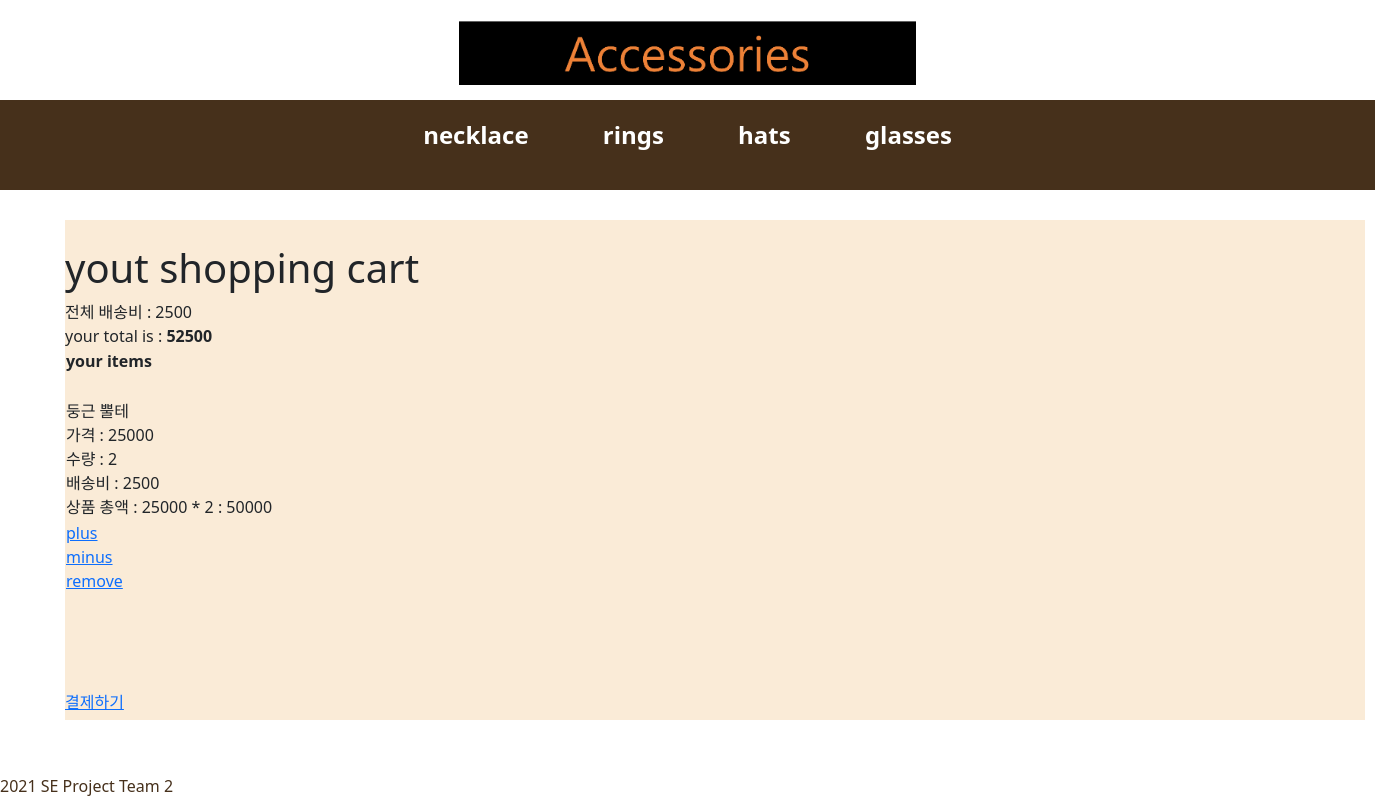
The page /cart/ (signed in) on the database its author committed.
### cartApp/models.py (models this page shows, shortened)
class CartItem(models.Model):
    product=models.ForeignKey(shop_product, on_delete=models.CASCADE)
    cart=models.ForeignKey(Cart, on_delete=models.CASCADE)
    quantity = models.IntegerField()
    shipping_fee=models.IntegerField(null=True)
    class Meta:
        db_table='cartItem'
    def sub_total(self):
        return self.product.price * self.quantity

### productApp/models.py (models this page shows)
class product(models.Model):
    CATEGORY_CHOICES=(
        ('rings', 'rings'),
        ('glasses', 'glasses'),
        ('hats', 'hats'),
        ('necklace', 'necklace'),
    )
    product_id=models.IntegerField(primary_key=True)
    name=models.CharField(max_length=50)
    thumbnail=models.ImageField(upload_to='thumbnail/')
    price=models.IntegerField()
    description=models.TextField()
    stock=models.IntegerField()
    salesamount=models.IntegerField()
    category=models.CharField(max_length=20, choices=CATEGORY_CHOICES)
    pubDate = models.DateTimeField(default=timezone.now)
    published=models.BooleanField(default=True)
    shipping_fee=models.IntegerField()
    status = models.IntegerField(
        choices=P_range.CHOICES,
        default=P_range.OPTION_0
    )

### cartApp/views.py (the view)
# urls.py: path('', cart_views.cart_detail, name='cart_detail'),
def cart_detail(request, total=0, counter=0, cart_items=None):
    cart_count=context_processors.counter(request)
    cart_count=int(cart_count)
    count={'cart_count':cart_count}
    if request.session.get('user_id') is None:
        errorMsg = "로그인 해주세요"
        return render(request, "error.html", {'errorMsg' : errorMsg})
    try:
        user_id=request.session.get('user_id')
        cart=Cart.objects.get(cart_id=user_id)
        cart_items=CartItem.objects.filter(cart=cart)
        for cart_item in cart_items:
            total+=(cart_item.product.price * cart_item.quantity)
            counter += cart_item.quantity
        if CartItem.objects.filter(cart=cart) :
            max_shipping=CartItem.objects.filter(cart=cart)
            max_shipping.aggregate(shipping_fee=Max('shipping_fee'))
            max_shipping=max_shipping.order_by('-shipping_fee')[0].shipping_fee
            total+=int(max_shipping)
            cart.total_shipping_fee=max_shipping
            cart.save()
    except Cart.DoesNotExist:
        cart= Cart.objects.create(
            cart_id=request.session.get('user_id')
        )
        cart.save()
    return render(request, 'cart.html', dict(cart=cart, cart_items=cart_items, total=total, count=count, cart_count=cart_count))

### cartApp/context_processors.py (called while the page is built)
def counter(request):
    item_count=0
    if 'admin' in request.path:
        return {}
    else:
        try:
            cart= Cart.objects.filter(cart_id=request.session.get('user_id'))
            cart_items = CartItem.objects.all().filter(cart=cart[:1])
            for cart_item in cart_items:
                item_count+=cart_item.quantity
        except Cart.DoesNotExist:
            item_count=0
    return item_count

### cartApp/templates/cart.html (shortened to what this page needs)
{% extends 'base.html' %}
{% block content%}
<section>
    {% if not cart_items %}
        <div>
            <br>
            <h1>
                your shopping cart is empty
            </h1>
            <br>
            <p>
                please click here to continue shopping
            </p>
        </div>
    {% else %}
        <div>
            <br>
            <h1>yout shopping cart</h1>
        </div>
        <div>
            <table>
                <thread>
                    <tr>
                        <th>
                            your items
                        </th>
                    </tr>
                </thread>
                <tbody>
                    {% for cart_item in cart_items %}
                    <tr>
                        <td>
                            <br>
                            {{cart_item.product.name}}
                            <br>가격 : {{cart_item.product.price}}
                            <br>수량 : {{cart_item.quantity}}
                            <br>배송비 : {{cart_item.shipping_fee}}
                            <br>상품 총액 : {{cart_item.product.price}} * {{cart_item.quantity}} : {{cart_item.sub_total}}
                        </td>
                    </tr>
                    <tr>
                        <td>
                            <a href="{% url 'cart:add_cart' cart_item.product.product_id %}">plus</a>
                            <br><a href="{% url 'cart:minus_cart_product' cart_item.product.product_id %}">minus</a>
                            <br><a href="{% url 'cart:cart_remove' cart_item.product.product_id %}">remove</a>
                            <br>
                        </td>
                    </tr>
                    {% endfor %}
                    <tr>
                        <br>
                        your total is : <strong>{{total}}</strong>
                    </tr>
                </tbody>
            </table>
        </div>
        <br><br><br><br>
        <a href="{% url 'order:order_check'%}">결제하기</a>
        <br><br><br><br>
    {% endif %}
    </section>
{% endblock %}

### static/css/userMain.css (style rules this page uses)
section { position: absolute; top: 220px; height: 500px; width: 100%; }

### shoppingApp/static/css/login.css (style rules this page uses)
section { position: absolute; top: 220px; height: 500px; width: 1300px; margin-left: 65px; background-color: #FAEBD7; }

### rows shown on the page
CartItem: product.name "둥근 뿔테", product.price "25000", quantity "2", shipping_fee "2500", sub_total "50000"

### other values the page prints
{{ total }} "52500"
